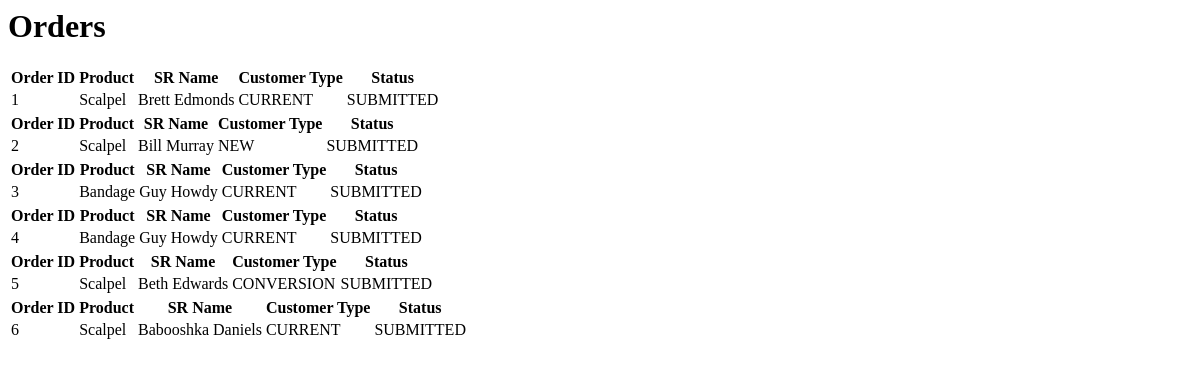
/orders/, run on an earlier commit of the app's database.
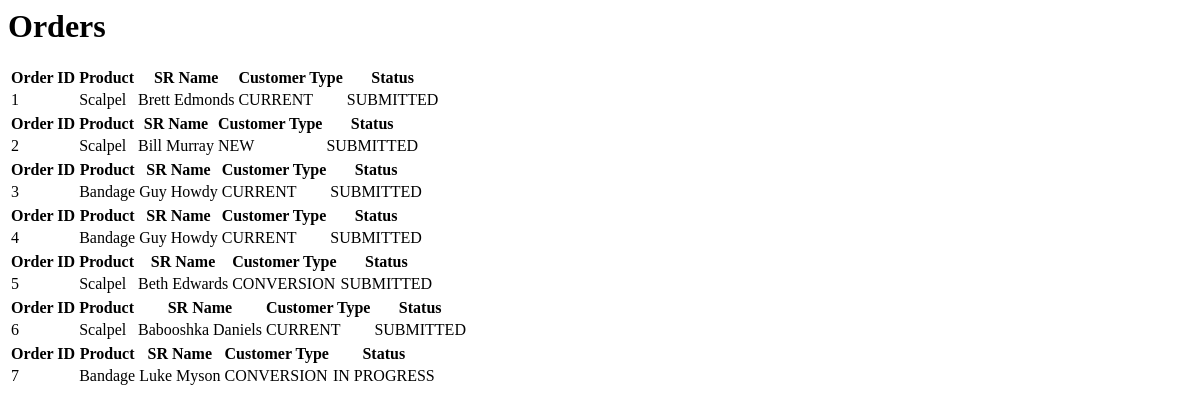
And on a later commit of the database.
### orders/models.py (models this page shows, shortened)
class Order(models.Model):
    product = models.ForeignKey(
        product_models.Product,
        on_delete=models.SET_NULL,
        null=True
    )
    SR_first_name = models.CharField(max_length=35)
    SR_last_name = models.CharField(max_length=35)
    SR_phone_number = models.PositiveIntegerField(validators=[MaxValueValidator(9999999999)])
    SM_first_name = models.CharField(max_length=35)
    SM_last_name = models.CharField(max_length=35)
    SR_email = models.EmailField(max_length=254)
    department = models.CharField(max_length=20)
    physician = models.CharField(max_length=70)
    hospital = models.CharField(max_length=70)
    cust_choices = ( #Choices for the customer type dropdown menu
        ("CURRENT", "Current"),
        ("NEW", "New"),
        ("CONVERSION", "Conversion")
    )
    customer_type = models.CharField(max_length=10, choices=cust_choices, default="CURRENT")
    clinical_need = models.CharField(max_length=200)
    instrument_category = models.CharField(max_length=70)
    description = models.TextField()
    size = models.DecimalField(max_digits=5, decimal_places=2)
    quantity = models.PositiveIntegerField()
    disclaimer = models.BooleanField()
    instrument_type= models.CharField(max_length=270)
    instrument_handle = models.CharField(max_length=270)
    status_choices = ( # Allowed status types
        ("SUBMITTED", "Submitted"),
        ("APPROVED", "Approved"),
        ("DENIED", "Denied"),
        ("IN PROGRESS", "In Progress"),
        ("SHIPPED", "Shipped"),
        ("COMPLETED", "Completed")
    )
    status = models.CharField(max_length=11, choices=status_choices, default="SUBMITTED")

### products/models.py (models this page shows)
class Product(models.Model):
	name = models.CharField(max_length = 360, default = "New Product")
	description = models.TextField()
	price = models.DecimalField(max_digits=100, decimal_places=2)
	image = models.ImageField(default="default.jpeg")
	product_id = models.IntegerField(default=0000)
	category = models.TextField(default = "")
	size = models.CharField(max_length = 120, default = "Medium")
	handle = models.CharField(max_length = 360, default = "None")
	product_type = models.CharField(max_length = 120, default = "Regular")
	def __str__(self):
		return (self.name)

### orders/views.py (the view)
# urls.py: path('orders/', OrderListView.as_view(), name='orders'),
class OrderListView(ListView):
    model = Order

### orders/templates/orders/order_list.html
<h1>Orders</h1>
{% for order in object_list %}
    <table>
    <thead>
        <tr>
        <th>Order ID</th>
        <th>Product</th>
        <th>SR Name</th>
        <th>Customer Type</th>
        <th>Status</th>
        </tr>
    </thead>
    <tbody>
    <tr>
        <td>{{ order.id }}</td>
        <td>{{ order.product }}</td>
        <td>{{ order.SR_first_name }} {{ order.SR_last_name }}</td>
        <td>{{ order.customer_type }}</td>
        <td>{{ order.status }}</td>
        </tr>
    </tbody>
    </table>
{% empty %}
    <li>No Orders yet.</li>
{% endfor %}

What changed in the data, as far as the page shows it:
added Order: id "7", product "Bandage", SR_first_name "Luke", SR_last_name "Myson", customer_type "CONVERSION", status "IN PROGRESS"
